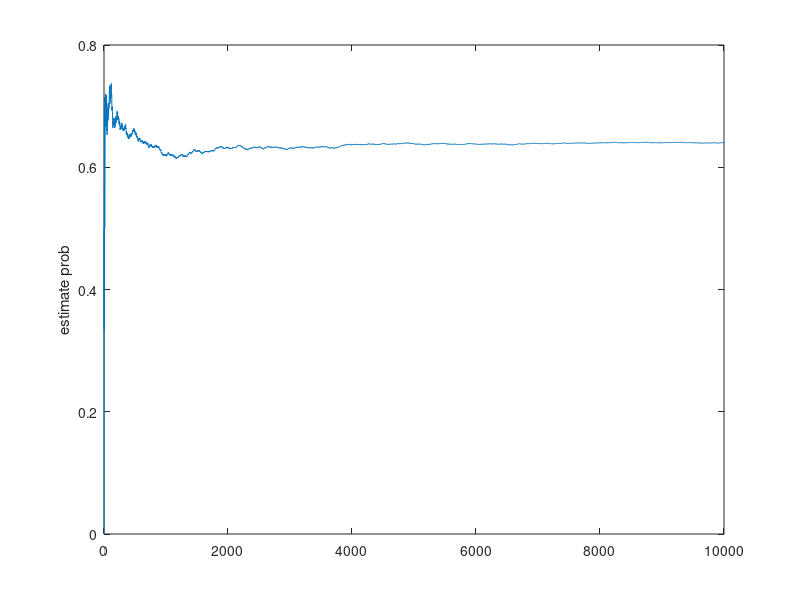

MATLAB code for this plot:
% Buffon's needle
num_sim = 10000;

line_width = 1;
needle_length = 1;

%d = rand(1);
%theta = (pi/2)*rand(1);


for i = 1:num_sim
    d = rand(1,num_sim);
    theta = (pi/2)*rand(1,num_sim);
    if d(1,i) < needle_length*sin(theta(1,i))
        obs(i,1) = 1;
    else
        obs(i,1) = 0;
    end
end
 
mean(obs(1:3,1))

% compute the estimate for each of num_sim samples
for j = 1:num_sim
    est(j,1) = mean(obs(1:j,1));
end

plot(est)
ylabel('estimate prob')